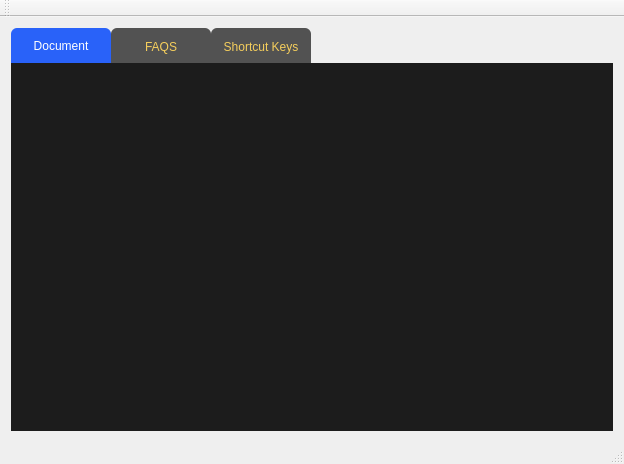
<?xml version="1.0" encoding="UTF-8"?>
<ui version="4.0">
 <class>FgHelpWindowClass</class>
 <widget class="QMainWindow" name="FgHelpWindowClass">
  <property name="geometry">
   <rect>
    <x>0</x>
    <y>0</y>
    <width>624</width>
    <height>464</height>
   </rect>
  </property>
  <property name="windowTitle">
   <string>FgHelpWindow</string>
  </property>
  <widget class="QWidget" name="centralWidget">
   <layout class="QVBoxLayout" name="verticalLayout">
    <item>
     <widget class="QTabWidget" name="tabWidget">
      <property name="styleSheet">
       <string notr="true">QTabWidget::pane
{
	background: #1c1c1c;
	border: none;
}

QTabWidget::tab-bar 
{
	alignment: center;
}

QTabBar::tab {
	background:  #525252;
    color:  #f5ce5c;
    width:  100px;
    height: 35px;
  	border-top-left-radius: 6px;
	border-top-right-radius: 6px;
	border: none;
}

QTabBar::tab:selected {
    color: #FFFFFF;
	background: #2962f9;
}

</string>
      </property>
      <property name="currentIndex">
       <number>0</number>
      </property>
      <widget class="QWidget" name="documentWidget">
       <attribute name="title">
        <string>Document</string>
       </attribute>
       <layout class="QVBoxLayout" name="verticalLayout_3">
        <property name="spacing">
         <number>0</number>
        </property>
        <property name="leftMargin">
         <number>0</number>
        </property>
        <property name="topMargin">
         <number>0</number>
        </property>
        <property name="rightMargin">
         <number>0</number>
        </property>
        <property name="bottomMargin">
         <number>0</number>
        </property>
       </layout>
      </widget>
      <widget class="QWidget" name="faqsWidget">
       <attribute name="title">
        <string>FAQS</string>
       </attribute>
       <layout class="QVBoxLayout" name="verticalLayout_2">
        <property name="spacing">
         <number>0</number>
        </property>
        <property name="leftMargin">
         <number>0</number>
        </property>
        <property name="topMargin">
         <number>0</number>
        </property>
        <property name="rightMargin">
         <number>0</number>
        </property>
        <property name="bottomMargin">
         <number>0</number>
        </property>
       </layout>
      </widget>
      <widget class="QWidget" name="shortcutKeysWidget">
       <attribute name="title">
        <string>Shortcut Keys</string>
       </attribute>
       <layout class="QVBoxLayout" name="verticalLayout_4">
        <item>
         <spacer name="verticalSpacer_2">
          <property name="orientation">
           <enum>Qt::Vertical</enum>
          </property>
          <property name="sizeType">
           <enum>QSizePolicy::Fixed</enum>
          </property>
          <property name="sizeHint" stdset="0">
           <size>
            <width>20</width>
            <height>20</height>
           </size>
          </property>
         </spacer>
        </item>
        <item>
         <layout class="QHBoxLayout" name="horizontalLayout">
          <item>
           <widget class="QPushButton" name="pushButton">
            <property name="text">
             <string>PushButton</string>
            </property>
           </widget>
          </item>
          <item>
           <spacer name="horizontalSpacer">
            <property name="orientation">
             <enum>Qt::Horizontal</enum>
            </property>
            <property name="sizeType">
             <enum>QSizePolicy::Preferred</enum>
            </property>
            <property name="sizeHint" stdset="0">
             <size>
              <width>40</width>
              <height>20</height>
             </size>
            </property>
           </spacer>
          </item>
          <item>
           <widget class="QTableWidget" name="shortcutTableWidget">
            <property name="minimumSize">
             <size>
              <width>300</width>
              <height>300</height>
             </size>
            </property>
            <property name="focusPolicy">
             <enum>Qt::NoFocus</enum>
            </property>
            <property name="styleSheet">
             <string notr="true">#shortcutKeysTableWidget
{
	background: transparent;
	border: none;
}

QHeaderView
{
    background: #1C1C1C;  
}

QHeaderView::section
{       
    color: #FFFFFF;                 
 
    background: #1C1C1C;         
    border: none;                   
    text-align: center;  
 
    min-height: 35px;               
    max-height: 35px;   
	font-size:14px;                       
}
 
QTableWidget                 
{
    background:  #303030; 
	alternate-background-color: #262626;         
    border: none;                  

    color: #F0F0F0;
	font-size:14px;           
}
 
QTableWidget::item                
{
    border:  none ; 
}
</string>
            </property>
            <property name="verticalScrollBarPolicy">
             <enum>Qt::ScrollBarAsNeeded</enum>
            </property>
            <property name="horizontalScrollBarPolicy">
             <enum>Qt::ScrollBarAlwaysOff</enum>
            </property>
            <property name="editTriggers">
             <set>QAbstractItemView::NoEditTriggers</set>
            </property>
            <property name="alternatingRowColors">
             <bool>true</bool>
            </property>
            <property name="selectionMode">
             <enum>QAbstractItemView::NoSelection</enum>
            </property>
            <property name="selectionBehavior">
             <enum>QAbstractItemView::SelectRows</enum>
            </property>
            <property name="showGrid">
             <bool>false</bool>
            </property>
            <property name="gridStyle">
             <enum>Qt::SolidLine</enum>
            </property>
            <property name="wordWrap">
             <bool>true</bool>
            </property>
            <property name="rowCount">
             <number>0</number>
            </property>
            <column>
             <property name="text">
              <string>Command</string>
             </property>
            </column>
            <column>
             <property name="text">
              <string>Shortcut</string>
             </property>
            </column>
           </widget>
          </item>
          <item>
           <spacer name="horizontalSpacer_2">
            <property name="orientation">
             <enum>Qt::Horizontal</enum>
            </property>
            <property name="sizeType">
             <enum>QSizePolicy::Preferred</enum>
            </property>
            <property name="sizeHint" stdset="0">
             <size>
              <width>40</width>
              <height>20</height>
             </size>
            </property>
           </spacer>
          </item>
         </layout>
        </item>
        <item>
         <spacer name="verticalSpacer">
          <property name="orientation">
           <enum>Qt::Vertical</enum>
          </property>
          <property name="sizeType">
           <enum>QSizePolicy::Preferred</enum>
          </property>
          <property name="sizeHint" stdset="0">
           <size>
            <width>20</width>
            <height>20</height>
           </size>
          </property>
         </spacer>
        </item>
       </layout>
      </widget>
     </widget>
    </item>
   </layout>
  </widget>
  <widget class="QMenuBar" name="menuBar">
   <property name="geometry">
    <rect>
     <x>0</x>
     <y>0</y>
     <width>624</width>
     <height>21</height>
    </rect>
   </property>
  </widget>
  <widget class="QToolBar" name="mainToolBar">
   <attribute name="toolBarArea">
    <enum>TopToolBarArea</enum>
   </attribute>
   <attribute name="toolBarBreak">
    <bool>false</bool>
   </attribute>
  </widget>
  <widget class="QStatusBar" name="statusBar"/>
 </widget>
 <layoutdefault spacing="6" margin="11"/>
 <resources>
  <include location="FgHelpWindow.qrc"/>
 </resources>
 <connections/>
</ui>
